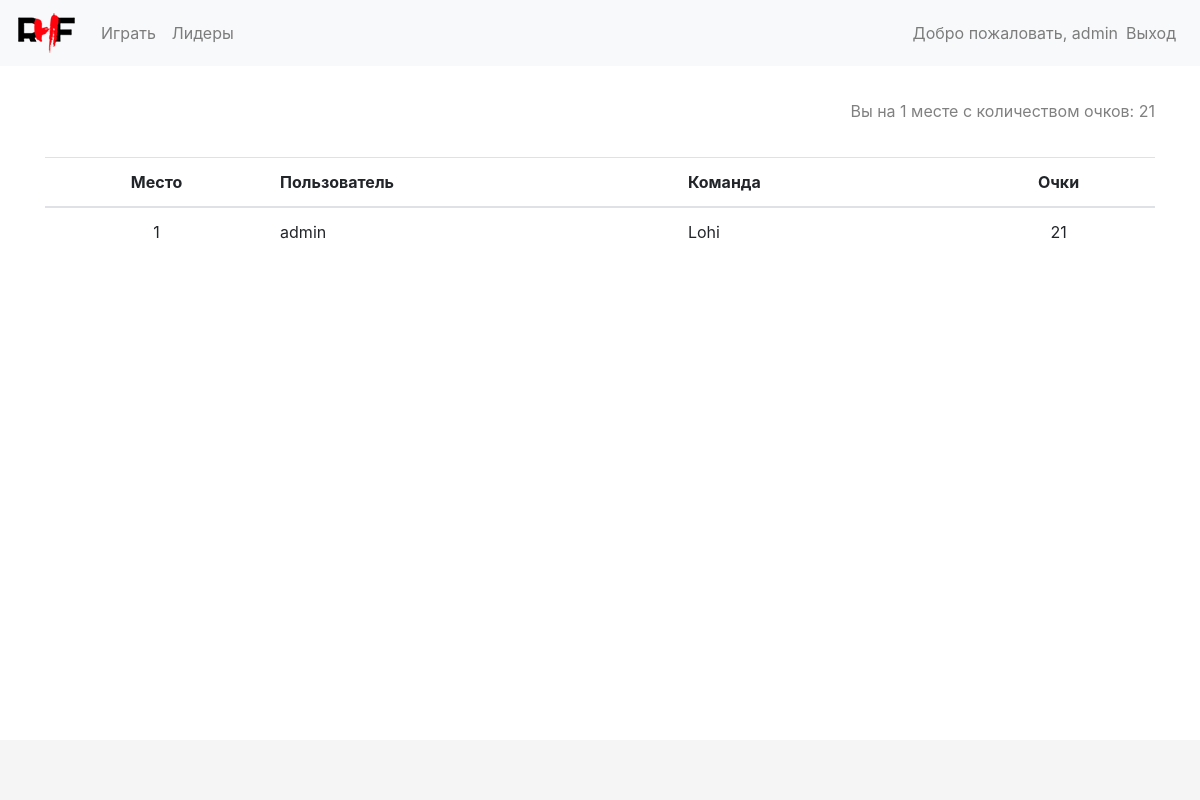
Before: /leaders/ (signed in) with the older database file.
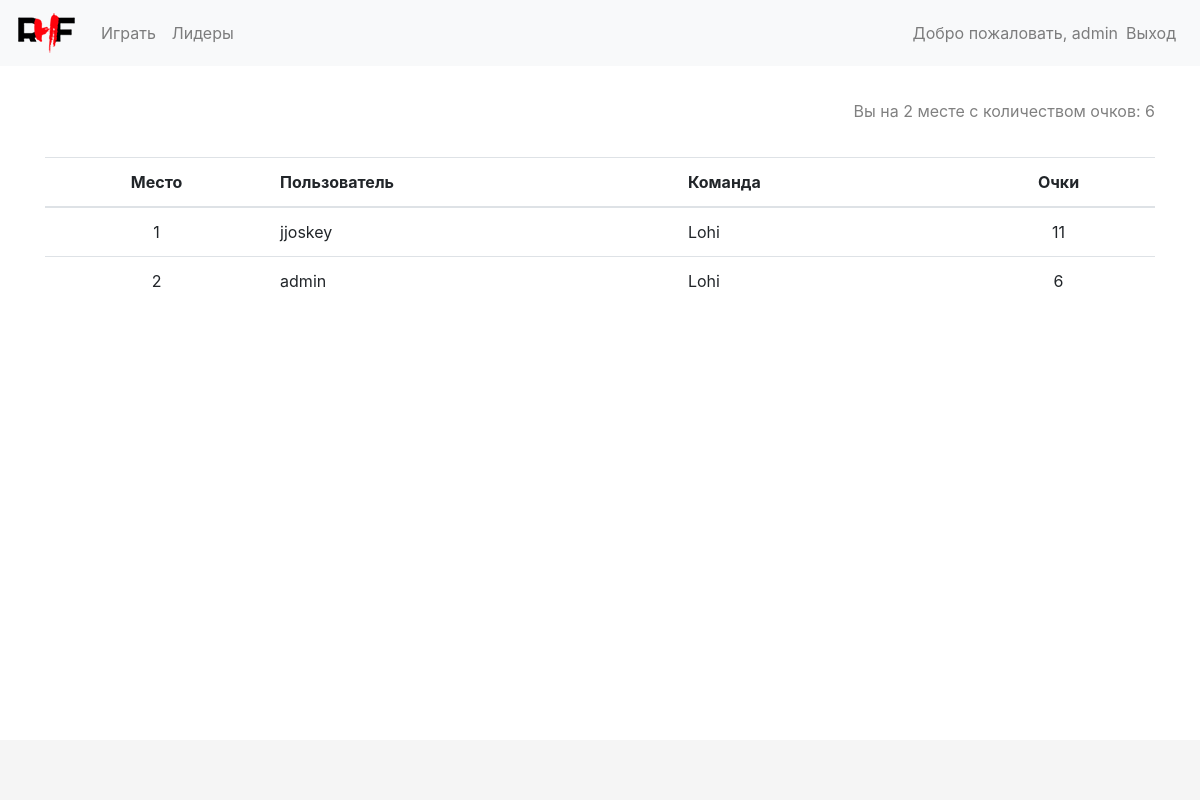
After: the same page with the newer database file.
### accounts/models.py (models this page shows, shortened)
class Profile(models.Model):
    user_id = models.OneToOneField(User, on_delete=models.CASCADE, primary_key=True)
    team_name = models.CharField(max_length=30, null=True)
    budget = models.FloatField(default=DEFAULT_BUDGET)
    changes_count = models.PositiveIntegerField(default=0)
    refresh_changes = models.BooleanField(editable=False, default=False)
    points = models.PositiveIntegerField(default=0, blank=False, null=False)

### fantasy_hockey/views.py (the view)
# urls.py: url(r'^leaders/$', views.render_leaders, name="leaders"),
def render_leaders(request):
    users = Profile.objects.filter(points__gt=0).order_by('-points')
    position = False
    points = False
    if request.user.is_authenticated(): # and current_profile in users:
        current_profile = Profile.objects.get(user_id=request.user)
        if current_profile in users:
            position = list(users).index(current_profile) + 1
            points = current_profile.points
    if len(users) > 100:
        users = users[:100]
    return render(request, 'leaders.html', context={'users': users, 'position': position, 'points': points})

### templates/leaders.html (shortened to what this page needs)
{% extends "base.html" %}
{% block content %}
{% load staticfiles%}
<div class="container">
{% if not users %}
    <p class="not-users-in-leaders">Лидеры появятся после окончания 1-го тура.</p>
{% else %}
<table class="table table-leaders">
    <thead>
        <tr>
            <th scope="col" class="cell_centerize">Место</th>
            <th scope="col">Пользователь</th>
            <th scope="col">Команда</th>
            <th scope="col" class="cell_centerize">Очки</th>
        </tr>
    </thead>
    <tbody class="tbody-leaders">
        {% if position %}
            <p class="position-in-leaders">Вы на {{ position }} месте с количеством очков: {{ points }}</p>
        {% endif %}
        {% for user in users %}
                <tr class="user_row" data-user-id="{{ user.pk }}">
                    <td class="cell_centerize">{{ forloop.counter }}</td>
                    <td>{{ user.user_id.username }}</td>
                    <td>{{ user.team_name }}</td>
                    <td class="cell_centerize">{{ user.points }}</td>
                </tr>
        {% endfor %}
    </tbody>
</table>
{% endif %}
</div>
{% endblock %}

Changed rows visible on the page:
now on this page (row edited): Profile: user_id.username "jjoskey", team_name "Lohi", points "11"
changed Profile "admin": points "21" → "6"
Other visible differences:
{{ position }}: "1" → "2"
{{ points }}: "21" → "6"
